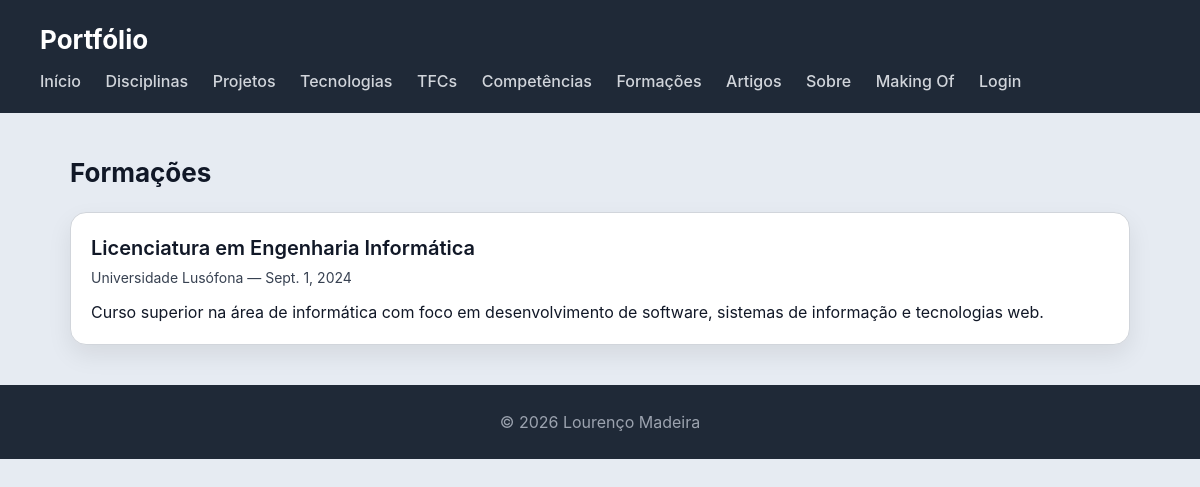
The page /portfolio/formacoes/ on the database its author committed.
### portfolio/models.py (models this page shows, shortened)
class Formacao(models.Model):
    nome = models.CharField(max_length=200)
    instituicao = models.CharField(max_length=200)
    descricao = models.TextField()
    data_inicio = models.DateField()
    data_fim = models.DateField(blank=True, null=True)
    certificado_url = models.URLField(blank=True, null=True)

### portfolio/views.py (the view)
# urls.py: path('formacoes/', views.formacoes_view, name='formacoes'),
def formacoes_view(request):
    formacoes = Formacao.objects.all().order_by('data_inicio')
    return render(request, 'portfolio/formacoes.html', {'formacoes': formacoes})

### portfolio/templatetags/portfolio_extras.py (called while the page is built)
@register.filter
def is_gestor(user):
    return user.is_authenticated and user.groups.filter(name='gestor-portfolio').exists()

### portfolio/templates/portfolio/formacoes.html (shortened to what this page needs)
{% extends "portfolio/base.html" %}
{% load portfolio_extras %}
{% block content %}
<h2>Formações</h2>
<section>
    {% for formacao in formacoes %}
    <article>
        <header>
            <h3>{{ formacao.nome }}</h3>
            <p>{{ formacao.instituicao }} — {{ formacao.data_inicio }}</p>
        </header>
        <section>
            <p>{{ formacao.descricao }}</p>
        </section>
    </article>
    {% endfor %}
</section>
{% endblock %}

### escola/static/escola/styles.css (style rules this page uses)
* { box-sizing: border-box; margin: 0; padding: 0; }
body { font-family: "Inter", "Segoe UI", system-ui, -apple-system, sans-serif; background: #e6ebf2; color: #111827; line-height: 1.5; }
h2 { margin-bottom: 20px; font-size: 26px; }
section > article { background: white; padding: 20px; border-radius: 16px; border: 1px solid #d1d5db; box-shadow: 0 10px 25px rgba(0,0,0,0.08); transition: all 0.25s ease; margin-bottom: 20px; }
article > header { margin-bottom: 12px; }
article > header > h3 { font-size: 20px; font-weight: 600; margin-bottom: 4px; }
article > header > p { font-size: 14px; color: #374151; }
article > section { margin-top: 10px; }

### rows shown on the page
Formacao: nome "Licenciatura em Engenharia Informática", instituicao "Universidade Lusófona", data_inicio "Sept. 1, 2024", descricao "Curso superior na área de informática com foco em desenvolvimento de software, sistemas de informação e tecnologias web."
